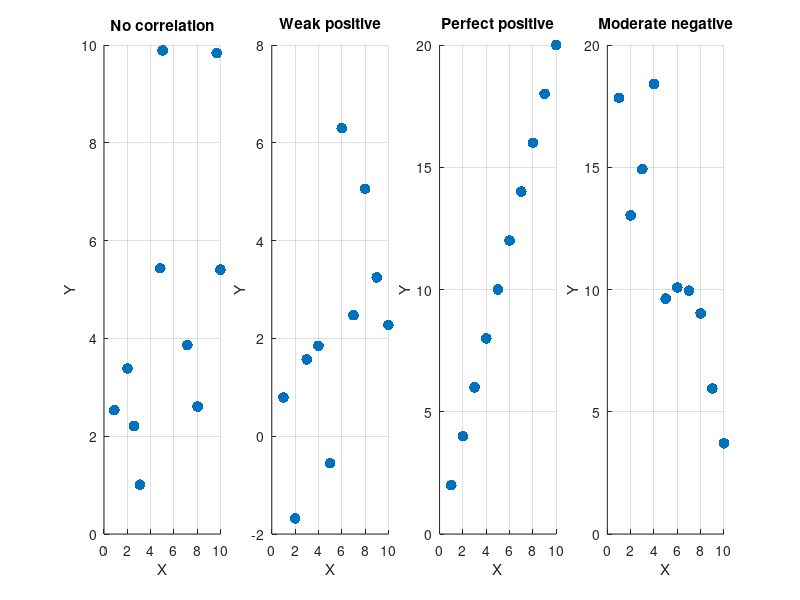

Recreate this plot in MATLAB. (Note: this script raises an error after producing the figure.)
%% Q4 (a): Scatter diagrams for correlation types
clear; clc; close all;
figure('Name','Q4a Correlation Types','Position',[100,100,1200,400]);

% (i) No correlation
subplot(1,4,1);
x = rand(1,10)*10;
y = rand(1,10)*10;
scatter(x, y, 60, 'filled'); grid on;
title('No correlation');
xlabel('X'); ylabel('Y');

% (ii) Weak positive correlation
subplot(1,4,2);
x = linspace(1,10,10);
y = x*0.5 + randn(1,10)*2;
scatter(x, y, 60, 'filled'); grid on;
title('Weak positive');
xlabel('X'); ylabel('Y');

% (iii) Perfect positive correlation
subplot(1,4,3);
x = linspace(1,10,10);
y = 2*x;
scatter(x, y, 60, 'filled'); grid on;
title('Perfect positive');
xlabel('X'); ylabel('Y');

% (iv) Moderately strong negative correlation
subplot(1,4,4);
x = linspace(1,10,10);
y = 20 - 1.5*x + randn(1,10)*2;
scatter(x, y, 60, 'filled'); grid on;
title('Moderate negative');
xlabel('X'); ylabel('Y');

%% Q4 (b): Home area/value correlation
area = [1.8 1.6 2.5 2.0 1.2 1.5 2.4]';
value = [100 96 151 121 83 94 140]';
r = corr(area, value);
R2 = r^2;
fprintf('Q4b: r(area,value) = %.4f\n', r);
fprintf('Q4b: R^2 = %.4f\n', R2);
if r > 0
    interp = 'positive';
else
    interp = 'negative';
end
fprintf('Interpretation: %.1f%% of variation in value explained by area. Relationship is %s.\n\n', R2*100, interp);

%% Q5: Spearman rank correlation for employee rankings
A = [2 1 3 4 6 5 8 7 10 9];
B = [3 2 1 4 6 7 5 9 10 8];
[rho, pval] = corr(A', B', 'Type','Spearman');
fprintf('Q5: Spearman rank correlation (A vs B): %.4f\n', rho);
if abs(rho) > 0.8
    interp = 'very strong';
elseif abs(rho) > 0.6
    interp = 'strong';
elseif abs(rho) > 0.3
    interp = 'moderate';
else
    interp = 'weak';
end
fprintf('Interpretation: %s agreement in rankings.\n\n', interp);

%% Q6: Repair times
est = [30 90 15 75 60 40 20 80 45 120];
act = [22 64 36 61 93 45 33 65 50 90];

% (a) Spearman's rank correlation
[rho6, ~] = corr(est', act', 'Type','Spearman');
fprintf('Q6a: Spearman rank correlation: %.4f\n', rho6);

% (b) Product moment correlation
[r6, ~] = corr(est', act', 'Type','Pearson');
fprintf('Q6b: Product moment correlation: %.4f\n', r6);

% (c) Explanation
fprintf('Q6c: Spearman measures monotonic (rank) association, Pearson measures linear association.\n');
fprintf('If ranks agree but relationship is not strictly linear, Spearman can be high while Pearson is lower.\n');
